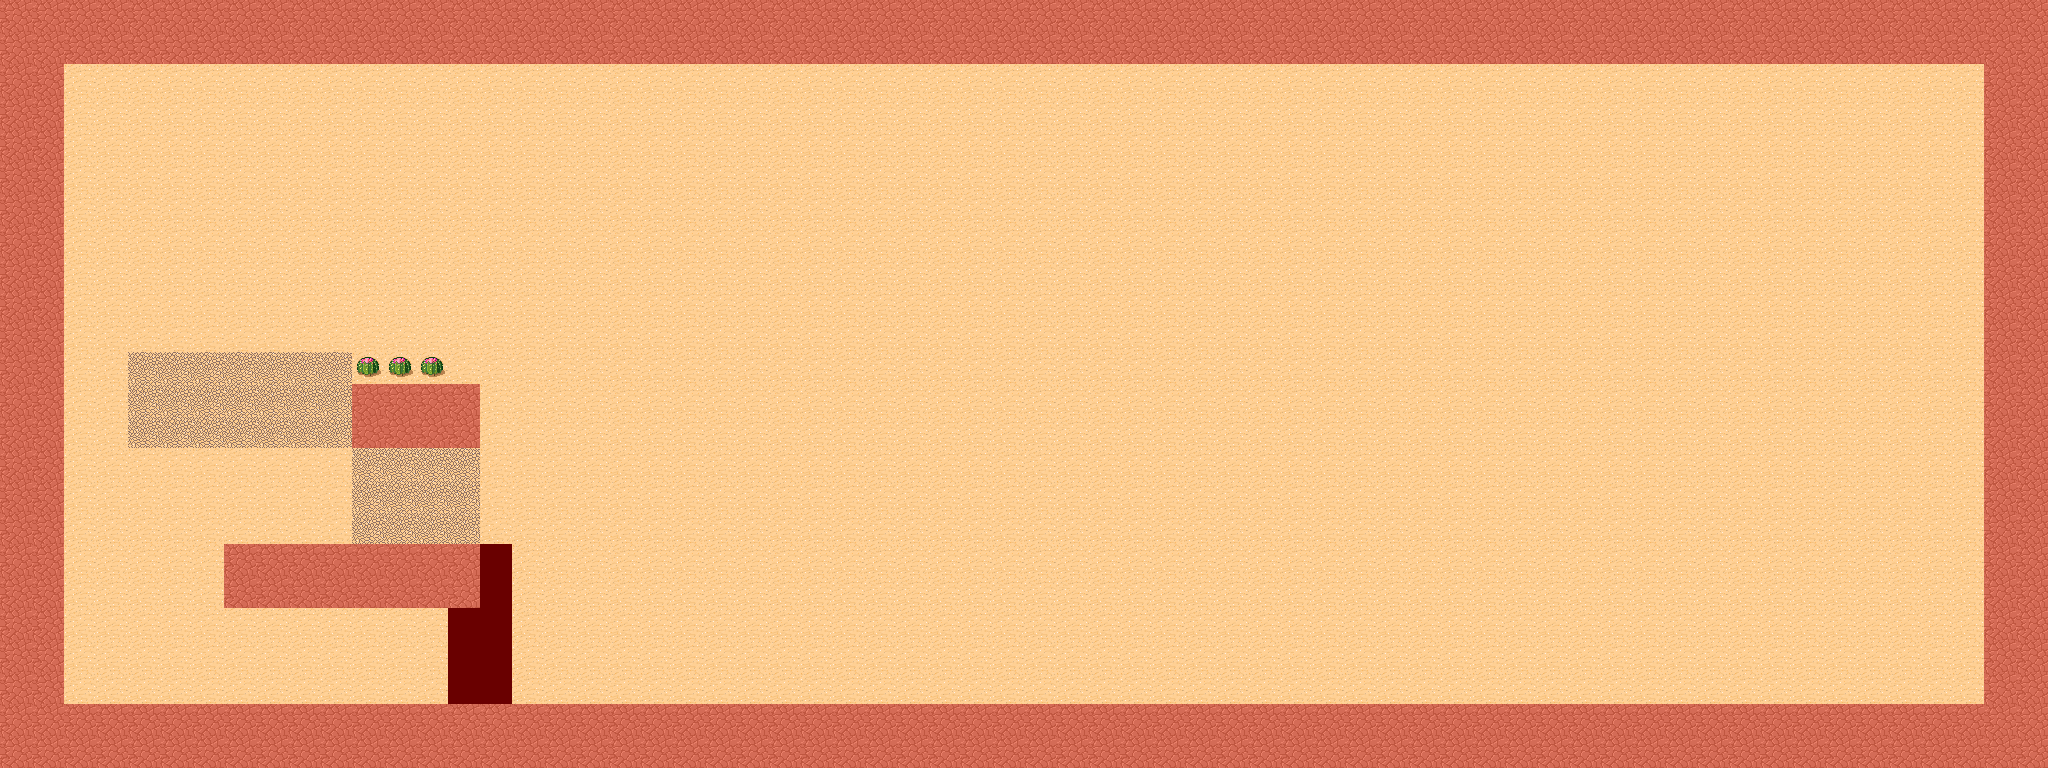

The image is a tile-based game level rendered from a .tmx file. Its description and source (layers, tilesets, objects; grid data summarised) follow:
An orthogonal 64x24 tile map with 32x32 px tiles, 2 tile layers (Map, Collisions), 1 hidden layer not drawn, 2 tilesets and 3 objects.

<map version="1.10" tiledversion="1.11.0" orientation="orthogonal" renderorder="right-down" width="64" height="24" tilewidth="32" tileheight="32" infinite="0" nextlayerid="11" nextobjectid="15">
 <tileset firstgid="1" name="tmw_desert_spacing" tilewidth="32" tileheight="32" spacing="1" margin="1" tilecount="48" columns="8">
  <image source="tmw_desert_spacing.png" width="265" height="199" />
  <wangsets>
   <wangset name="Brick" type="corner" tile="9">
    <wangcolor name="" color="#ff0000" tile="-1" probability="1" />
    <wangtile tileid="0" wangid="0,0,0,1,0,0,0,0" />
    <wangtile tileid="1" wangid="0,0,0,1,0,1,0,0" />
    <wangtile tileid="2" wangid="0,0,0,0,0,1,0,0" />
    <wangtile tileid="8" wangid="0,1,0,1,0,0,0,0" />
    <wangtile tileid="9" wangid="0,1,0,1,0,1,0,1" />
    <wangtile tileid="10" wangid="0,0,0,0,0,1,0,1" />
    <wangtile tileid="16" wangid="0,1,0,0,0,0,0,0" />
    <wangtile tileid="17" wangid="0,1,0,0,0,0,0,1" />
    <wangtile tileid="18" wangid="0,0,0,0,0,0,0,1" />
    <wangtile tileid="19" wangid="0,1,0,0,0,1,0,1" />
    <wangtile tileid="20" wangid="0,1,0,1,0,0,0,1" />
    <wangtile tileid="27" wangid="0,0,0,1,0,1,0,1" />
    <wangtile tileid="28" wangid="0,1,0,1,0,1,0,0" />
   </wangset>
   <wangset name="Marble" type="corner" tile="33">
    <wangcolor name="" color="#ff0000" tile="-1" probability="1" />
    <wangtile tileid="24" wangid="0,0,0,1,0,0,0,0" />
    <wangtile tileid="25" wangid="0,0,0,1,0,1,0,0" />
    <wangtile tileid="26" wangid="0,0,0,0,0,1,0,0" />
    <wangtile tileid="32" wangid="0,1,0,1,0,0,0,0" />
    <wangtile tileid="33" wangid="0,1,0,1,0,1,0,1" />
    <wangtile tileid="34" wangid="0,0,0,0,0,1,0,1" />
    <wangtile tileid="35" wangid="0,1,0,0,0,1,0,1" />
    <wangtile tileid="36" wangid="0,1,0,1,0,0,0,1" />
    <wangtile tileid="40" wangid="0,1,0,0,0,0,0,0" />
    <wangtile tileid="41" wangid="0,1,0,0,0,0,0,1" />
    <wangtile tileid="42" wangid="0,0,0,0,0,0,0,1" />
    <wangtile tileid="43" wangid="0,0,0,1,0,1,0,1" />
    <wangtile tileid="44" wangid="0,1,0,1,0,1,0,0" />
   </wangset>
   <wangset name="Sand" type="corner" tile="14">
    <wangcolor name="" color="#ff0000" tile="29" probability="1" />
    <wangtile tileid="3" wangid="0,1,0,0,0,1,0,1" />
    <wangtile tileid="4" wangid="0,1,0,1,0,0,0,1" />
    <wangtile tileid="5" wangid="0,0,0,1,0,0,0,0" />
    <wangtile tileid="6" wangid="0,0,0,1,0,1,0,0" />
    <wangtile tileid="7" wangid="0,0,0,0,0,1,0,0" />
    <wangtile tileid="11" wangid="0,0,0,1,0,1,0,1" />
    <wangtile tileid="12" wangid="0,1,0,1,0,1,0,0" />
    <wangtile tileid="13" wangid="0,1,0,1,0,0,0,0" />
    <wangtile tileid="14" wangid="0,1,0,1,0,1,0,1" />
    <wangtile tileid="15" wangid="0,0,0,0,0,1,0,1" />
    <wangtile tileid="21" wangid="0,1,0,0,0,0,0,0" />
    <wangtile tileid="22" wangid="0,1,0,0,0,0,0,1" />
    <wangtile tileid="23" wangid="0,0,0,0,0,0,0,1" />
   </wangset>
  </wangsets>
 </tileset>
 <tileset firstgid="49" name="MapMetadata" tilewidth="32" tileheight="32" spacing="1" margin="1" tilecount="2" columns="2">
  <image source="MapMetadata.png" width="67" height="34" />
 </tileset>
 <layer id="1" name="Map" width="64" height="24">
  <properties>
   <property name="Draw" type="bool" value="true" />
  </properties>
  <data>[1536 cells, 1536 non-empty, 5 distinct tile ids]</data>
 </layer>
 <layer id="5" name="Collisions" width="64" height="24">
  <properties>
   <property name="Draw" type="bool" value="false" />
  </properties>
  <data>[1536 cells, 360 non-empty, 1 distinct tile ids]</data>
 </layer>
 <objectgroup id="10" name="Sensores">
  <object id="10" x="1906.82" y="638.24" width="77.0631" height="59.2793">
   <properties>
    <property name="Sensor" value="S2S3" />
   </properties>
  </object>
  <object id="11" x="65.2068" y="644.168" width="77.0631" height="53.3513">
   <properties>
    <property name="Sensor" value="S2S1" />
   </properties>
  </object>
 </objectgroup>
 <objectgroup id="8" name="Colisiones">
  <object id="8" x="446.667" y="544" width="62.6667" height="158.667" />
 </objectgroup>
 <layer id="7" name="Navigation" width="64" height="24" visible="0">
  <properties>
   <property name="Draw" type="bool" value="false" />
   <property name="Navigation" type="bool" value="true" />
  </properties>
  <data>[1536 cells, 402 non-empty, 3 distinct tile ids]</data>
 </layer>
</map>
